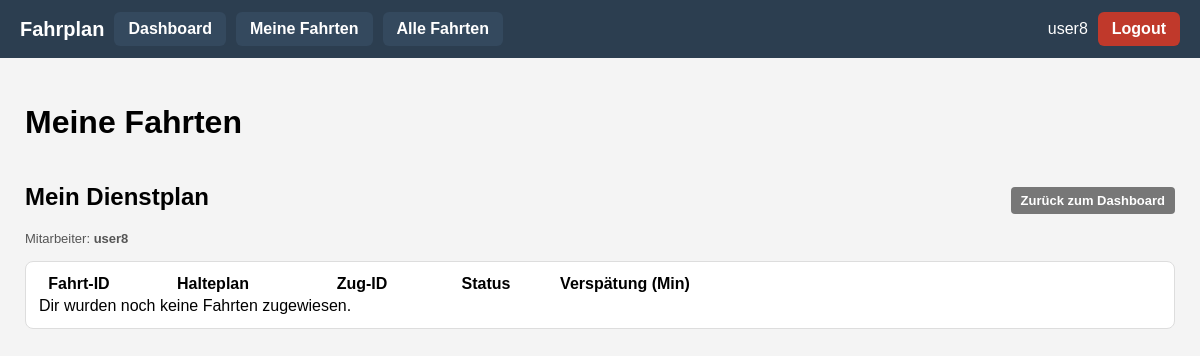
Page /meine_fahrten (signed in) on the earlier database version.
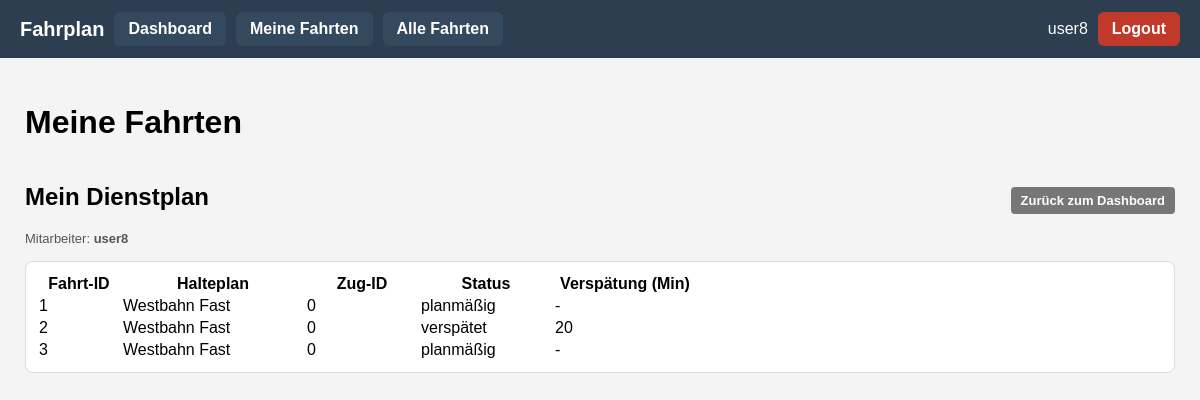
Same page on the later database version.
### app/models.py (models this page shows, shortened)
class Fahrtdurchfuehrung(db.Model):
    __tablename__ = "fahrtdurchfuehrung"
    fahrt_id: so.Mapped[int] = so.mapped_column(primary_key=True)
    halteplan_id: so.Mapped[int] = so.mapped_column(
        sa.ForeignKey("halteplan.halteplan_id"), nullable=False
    )
    zug_id: so.Mapped[int] = so.mapped_column(sa.Integer, nullable=False)
    status: so.Mapped[FahrtdurchfuehrungStatus] = so.mapped_column(
        sa.Enum(FahrtdurchfuehrungStatus),
        nullable=False,
        default=FahrtdurchfuehrungStatus.PLANMAESSIG,
    )
    verspaetung_min: so.Mapped[Optional[int]] = so.mapped_column(sa.Integer)
    halteplan: so.Mapped["Halteplan"] = so.relationship(back_populates="fahrten")
    dienstzuweisungen: so.Mapped[List["Dienstzuweisung"]] = so.relationship(
        back_populates="fahrt",
        cascade="all, delete-orphan",
    )
    halte: so.Mapped[List["FahrtHalt"]] = so.relationship(
        "FahrtHalt",
        back_populates="fahrt",
        cascade="all, delete-orphan",
    )
    segmente: so.Mapped[List["FahrtSegment"]] = so.relationship(
        "FahrtSegment",
        back_populates="fahrt",
        cascade="all, delete-orphan",
    )
    abfahrt_zeit: so.Mapped[datetime] = so.mapped_column(sa.DateTime(), nullable=False)
    price_factor: so.Mapped[float] = so.mapped_column(sa.Float, nullable=False, default=1.0)
    __table_args__ = (
        sa.CheckConstraint("price_factor >= 1", name="ck_fahrt_price_factor_ge1"),
    )

class Halteplan(db.Model):
    __tablename__ = "halteplan"
    halteplan_id: so.Mapped[int] = so.mapped_column(primary_key=True)
    bezeichnung: so.Mapped[str] = so.mapped_column(sa.String(128), nullable=False)
    strecke_id: so.Mapped[int] = so.mapped_column(
        sa.ForeignKey("strecke.id"), nullable=False, index=True
    )
    strecke: so.Mapped["Strecke"] = so.relationship("Strecke")
    fahrten: so.Mapped[List["Fahrtdurchfuehrung"]] = so.relationship(
        back_populates="halteplan",
        cascade="all, delete-orphan"
    )
    haltepunkte: so.Mapped[List["Haltepunkt"]] = so.relationship(
        "Haltepunkt",
        order_by="Haltepunkt.position",
        cascade="all, delete-orphan"
    )
    segmente: so.Mapped[List["HalteplanSegment"]] = so.relationship(
        "HalteplanSegment",
        order_by="HalteplanSegment.position",
        cascade="all, delete-orphan",
    )

### app/routes.py (the view)
@app.route("/meine_fahrten")
@login_required
def meine_fahrten():
    if not current_user.mitarbeiter:
        flash("Für dieses Benutzerkonto ist kein Mitarbeiter hinterlegt.", "warning")
        return redirect(url_for("index"))
    ma = current_user.mitarbeiter
    fahrten = (
        db.session.query(Fahrtdurchfuehrung)
        .join(Dienstzuweisung, Dienstzuweisung.fahrt_id == Fahrtdurchfuehrung.fahrt_id)
        .filter(Dienstzuweisung.mitarbeiter_id == ma.id)
        .order_by(Fahrtdurchfuehrung.fahrt_id)
        .all()
    )
    return render_template(
        "meine_fahrten.html",
        title="Meine Fahrten",
        fahrten=fahrten,
        mitarbeiter=ma,
    )

### app/models.py (called while the page is built)
@login.user_loader
def load_user(id: str):
    return db.session.get(User, int(id))

    @property
    def is_admin(self) -> bool:
        return self.role == Role.ADMIN

### app/routes.py (called while the page is built)
@app.before_request
def before_request():
    if current_user.is_authenticated:
        current_user.last_seen = datetime.now(timezone.utc)
        db.session.commit()

### app/templates/meine_fahrten.html (shortened to what this page needs)
{% extends "base.html" %}
{% block content %}
<h1>{{ title or "Meine Fahrten" }}</h1>
<div class="card">
    <div class="card-header-row">
        <div>
            <h2>Mein Dienstplan</h2>
            <p class="info-text">
                Mitarbeiter: <strong>{{ mitarbeiter.name }}</strong>
            </p>
        </div>
        <div>
            <a href="{{ url_for('index') }}" class="btn-secondary-small">
                Zurück zum Dashboard
            </a>
        </div>
    </div>
    <div class="table-wrapper">
        <table class="table table-striped fahrten-table-mitarbeiter">
            <thead>
                <tr>
                    <th class="col-id">Fahrt-ID</th>
                    <th class="col-halteplan">Halteplan</th>
                    <th class="col-zug">Zug-ID</th>
                    <th class="col-status">Status</th>
                    <th class="col-verspaetung">Verspätung (Min)</th>
                </tr>
            </thead>
            <tbody>
                {% for f in fahrten %}
                <tr>
                    <td>{{ f.fahrt_id }}</td>
                    <td>{{ f.halteplan.bezeichnung }}</td>
                    <td>{{ f.zug_id }}</td>
                    <td>{{ f.status.value }}</td>
                    <td>{{ f.verspaetung_min or '-' }}</td>
                </tr>
                {% else %}
                <tr>
                    <td colspan="5">
                        Dir wurden noch keine Fahrten zugewiesen.
                    </td>
                </tr>
                {% endfor %}
            </tbody>
        </table>
    </div>
</div>
{% endblock %}

Differences in the rows shown:
added Fahrtdurchfuehrung: fahrt_id "1", halteplan.bezeichnung "Westbahn Fast", zug_id "0", status.value "planmäßig", verspaetung_min "-"
added Fahrtdurchfuehrung: fahrt_id "2", halteplan.bezeichnung "Westbahn Fast", zug_id "0", status.value "verspätet", verspaetung_min "20"
added Fahrtdurchfuehrung: fahrt_id "3", halteplan.bezeichnung "Westbahn Fast", zug_id "0", status.value "planmäßig", verspaetung_min "-"
Other differences:
text no longer shown: "Dir wurden noch keine Fahrten zugewiesen."
